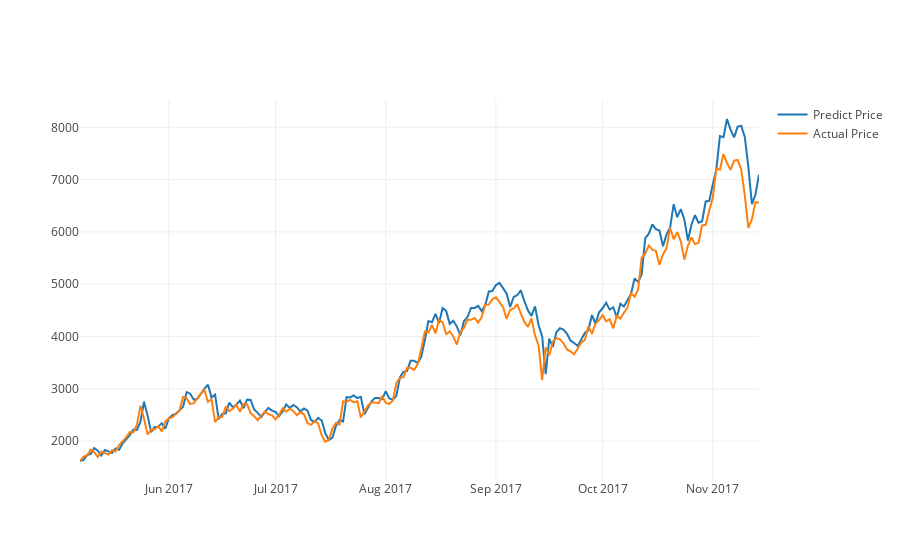

This figure's notebook cell:
### Markdown cell above
#### Plot predicted and actual line graph with X=dates, Y=USD

### Code cell
actual_chart = go.Scatter(x=predictDates, y=testY_reshape, name= 'Actual Price')
predict_chart = go.Scatter(x=predictDates, y=yhat_reshape, name= 'Predict Price')
py.iplot([predict_chart, actual_chart])

### Figure 1 — Plotly figure (JSON) as saved in the notebook; plotly's stock layout.template omitted (floating-point values rounded to 4 significant figures; data arrays with more than 128 entries replaced by an {"elided": "..."} marker saying what was removed)
{"data": [{"name": "Predict Price", "type": "scatter", "x": {"elided": "192 str values"}, "y": {"elided": "192 float values"}}, {"name": "Actual Price", "type": "scatter", "x": {"elided": "192 str values"}, "y": {"elided": "192 float values"}}], "layout": {}}
